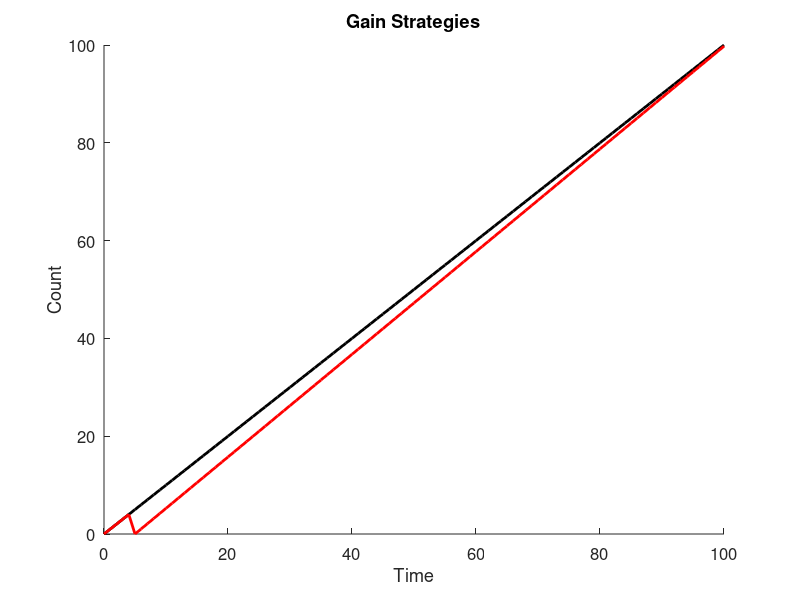
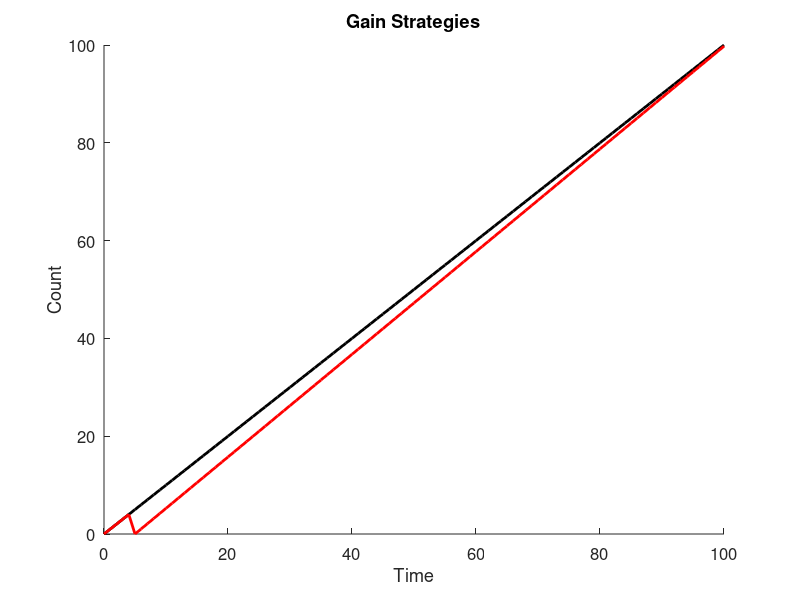

These figures' MATLAB source, in order: (Note: this script raises an error after producing the figures.)
% GainStrategies.m
%
% Question: Is it better to spend and increase productivity or to keep a
% steady gain when trying to reach a set amount?
% Answer: This code! (Potentially...)
%
% Code: starting at the same point, with the same gain rate, one case will
% raise steadily as the control.  Different cases will be added to show
% different strategies, such as spending points to increase gain rate,
% doing so once or constantly, for different amounts of gain rate increase,
% etc...
%
% INPUTS:
%
% OUTPUTS:
% 1) Plot with different cases showing gain over set amount of time, very
% long-term
% 2) Spreadsheet with data values
% 3) Spreadsheet with summary
%
% CASES:
% 0) ControlCase - Steady, linear, increasing 1-to-1; will also be uses as
% a counter
% XX) CaseXX - start with steady gain, reach certain amount, spend points
% to increase gain rate, reach certain amount again, spend points to
% increase gain rate again
% VARIABLES: not all may be used
% 1) Spend Amount - minimum spending amount to increase gain rate; will try
% different minimum amounts
% 2) Gain Rate Increase - amount by which gain rate will increase; will try
% different incease amounts
% 3) Type of Increase - addition or multiplication; multiplication will be
% greater, addition will show by how much
% 4) Times to Increase Gain - number of times to spend and increase gain;
% will try limited or continuous
% 5) Limit of Single Increase - number of spending and increase in one
% action; will try minimum of 1 to maximum available

% Clean up MATLAB workstation; check which are needed
close all;
clear all;
clc;

out_dir = 'C:\Users\I2R_Admin\Documents\Work\Study\Git\RepositoryExample\Outputs\'

% Set up output file
gainDetailsFile = 'GainStrategies.xlsx';
IDT = {'Time\Control Gain', 'Case 1'};
IDI = {};
IDD = 0;
rowToWrite = 0;

% Case details
sumCase1 = 0;
gainCase1 = 1;
haveInc = 0;

for t = 0:100
    rowToWrite = rowToWrite +1;
    
    % Control case
    IDD(rowToWrite, 1) = t;
    
    % Case 1
    IDD(rowToWrite, 2) = sumCase1;
    sumCase1 = sumCase1 + gainCase1;
    if sumCase1 == 5
        if haveInc == 0
            haveInc = 1;
            sumCase1 = sumCase1 - 5;
            gainCase1 = gainCase1 + 0.05;
        end        
    end
end

figure;
hold on
plot(IDD(:, 1), IDD(:, 1), 'k', 'LineWidth', 2);
plot(IDD(:, 1), IDD(:, 2), 'r', 'LineWidth', 2);
title('Gain Strategies', 'Interpreter', 'none');
xlabel('Time', 'FontSize', 12);
ylabel('Count', 'FontSize', 12);
set(gca, 'FontSize', 12);
savefig(gcf, [out_dir 'GainStrategies.fig']);
saveas(gcf, [out_dir 'GainStrategies.png']);

saveData(out_dir, gainDetailsFile, IDT, IDI, IDD);
